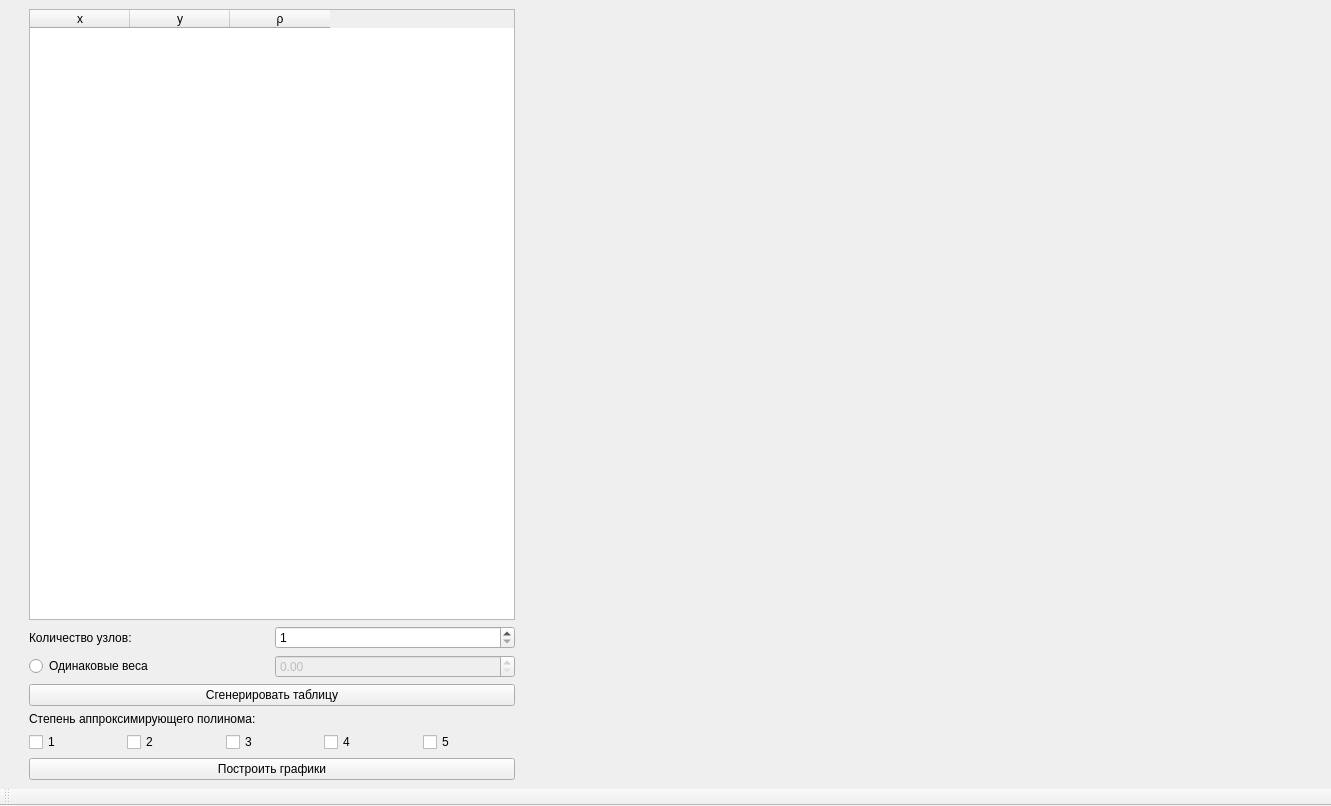
<?xml version="1.0" encoding="UTF-8"?>
<ui version="4.0">
 <class>MainWindow</class>
 <widget class="QMainWindow" name="MainWindow">
  <property name="geometry">
   <rect>
    <x>0</x>
    <y>0</y>
    <width>1331</width>
    <height>806</height>
   </rect>
  </property>
  <property name="windowTitle">
   <string>MainWindow</string>
  </property>
  <widget class="QWidget" name="centralwidget">
   <layout class="QHBoxLayout" name="horizontalLayout">
    <item>
     <spacer name="verticalSpacer">
      <property name="orientation">
       <enum>Qt::Vertical</enum>
      </property>
      <property name="sizeHint" stdset="0">
       <size>
        <width>20</width>
        <height>40</height>
       </size>
      </property>
     </spacer>
    </item>
    <item>
     <layout class="QVBoxLayout" name="verticalLayout">
      <property name="sizeConstraint">
       <enum>QLayout::SetFixedSize</enum>
      </property>
      <item>
       <widget class="QTableWidget" name="pointsTable">
        <property name="minimumSize">
         <size>
          <width>0</width>
          <height>0</height>
         </size>
        </property>
        <property name="selectionMode">
         <enum>QAbstractItemView::ExtendedSelection</enum>
        </property>
        <attribute name="horizontalHeaderVisible">
         <bool>true</bool>
        </attribute>
        <attribute name="horizontalHeaderCascadingSectionResizes">
         <bool>false</bool>
        </attribute>
        <attribute name="verticalHeaderVisible">
         <bool>true</bool>
        </attribute>
        <column>
         <property name="text">
          <string>x</string>
         </property>
        </column>
        <column>
         <property name="text">
          <string>y</string>
         </property>
        </column>
        <column>
         <property name="text">
          <string>ρ</string>
         </property>
        </column>
       </widget>
      </item>
      <item>
       <layout class="QHBoxLayout" name="pointsNumHLayout">
        <item>
         <widget class="QLabel" name="pointsNumLbl">
          <property name="text">
           <string>Количество узлов:</string>
          </property>
         </widget>
        </item>
        <item>
         <widget class="QSpinBox" name="pointsNumSpin">
          <property name="minimum">
           <number>1</number>
          </property>
          <property name="maximum">
           <number>1000</number>
          </property>
         </widget>
        </item>
       </layout>
      </item>
      <item>
       <layout class="QHBoxLayout" name="weightsHLayout">
        <item>
         <widget class="QRadioButton" name="weightsRadioBtn">
          <property name="text">
           <string>Одинаковые веса</string>
          </property>
         </widget>
        </item>
        <item>
         <widget class="QDoubleSpinBox" name="weightsDSpin">
          <property name="enabled">
           <bool>false</bool>
          </property>
          <property name="minimum">
           <double>0.000000000000000</double>
          </property>
          <property name="maximum">
           <double>1000.000000000000000</double>
          </property>
         </widget>
        </item>
       </layout>
      </item>
      <item>
       <widget class="QPushButton" name="generateBtn">
        <property name="text">
         <string>Сгенерировать таблицу</string>
        </property>
       </widget>
      </item>
      <item>
       <widget class="QLabel" name="polyomialLbl">
        <property name="text">
         <string>Степень аппроксимирующeго полинома:</string>
        </property>
       </widget>
      </item>
      <item>
       <layout class="QHBoxLayout" name="degreesHLayout">
        <item>
         <widget class="QCheckBox" name="degree1Check">
          <property name="text">
           <string>1</string>
          </property>
         </widget>
        </item>
        <item>
         <widget class="QCheckBox" name="degree2Check">
          <property name="text">
           <string>2</string>
          </property>
         </widget>
        </item>
        <item>
         <widget class="QCheckBox" name="degree3Check">
          <property name="text">
           <string>3</string>
          </property>
         </widget>
        </item>
        <item>
         <widget class="QCheckBox" name="degree4Check">
          <property name="text">
           <string>4</string>
          </property>
         </widget>
        </item>
        <item>
         <widget class="QCheckBox" name="degree5Check">
          <property name="text">
           <string>5</string>
          </property>
         </widget>
        </item>
       </layout>
      </item>
      <item>
       <widget class="QPushButton" name="plotBtn">
        <property name="text">
         <string>Построить графики</string>
        </property>
       </widget>
      </item>
     </layout>
    </item>
    <item>
     <widget class="PlotWidget" name="graphWidget" native="true">
      <property name="sizePolicy">
       <sizepolicy hsizetype="Preferred" vsizetype="Preferred">
        <horstretch>0</horstretch>
        <verstretch>0</verstretch>
       </sizepolicy>
      </property>
      <property name="minimumSize">
       <size>
        <width>801</width>
        <height>731</height>
       </size>
      </property>
      <property name="styleSheet">
       <string notr="true"/>
      </property>
     </widget>
    </item>
   </layout>
  </widget>
  <widget class="QMenuBar" name="menuBar">
   <property name="geometry">
    <rect>
     <x>0</x>
     <y>0</y>
     <width>1331</width>
     <height>28</height>
    </rect>
   </property>
  </widget>
  <widget class="QToolBar" name="toolBar">
   <property name="windowTitle">
    <string>toolBar</string>
   </property>
   <attribute name="toolBarArea">
    <enum>BottomToolBarArea</enum>
   </attribute>
   <attribute name="toolBarBreak">
    <bool>false</bool>
   </attribute>
  </widget>
 </widget>
 <customwidgets>
  <customwidget>
   <class>PlotWidget</class>
   <extends>QWidget</extends>
   <header>pyqtgraph</header>
   <container>1</container>
  </customwidget>
 </customwidgets>
 <resources/>
 <connections/>
</ui>
